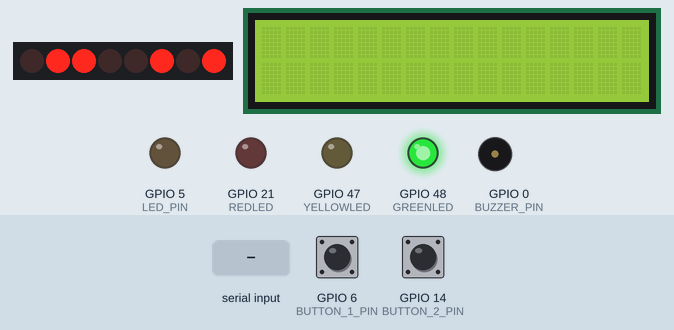
The sketch below on a simulated ESP32-S3. Parts: 8 port-expander outputs drawn as a row of LEDs (first output left, lit = HIGH), 16×2 character LCD, output pins drawn as LEDs (lit = HIGH), buzzer (waves = sounding). Wiring (inferred from the names in the program): PCF8574 port expander at I2C address 0x27. Wiring (inferred from the signals the program sends): row of LEDs: on Q0, Q1, Q2, Q3, Q4, Q5, Q6, Q7. Dashed ring = blinking. The inputs (shaded band) are chosen by the test bench; at power-on: GPIO 14 (BUTTON_2_PIN) HIGH, GPIO 6 (BUTTON_1_PIN) HIGH. WiFi joins after 1.5 s; servers stay silent unless stated; uploads are accepted with an empty reply; what the sketch prints to the serial monitor is not drawn.

Above: at 2.7 s.
2.8 s: "101\n" received over Serial
At 3.13 s:
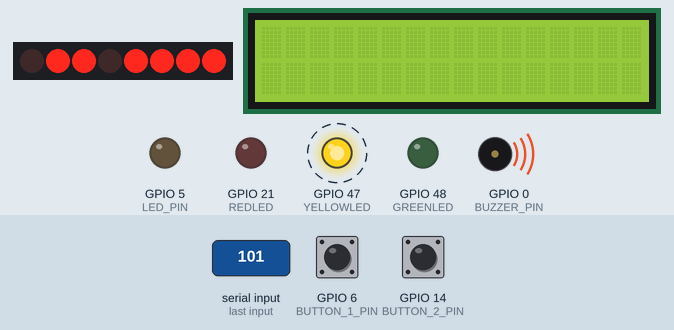
4.8 s: GPIO 14 (BUTTON_2_PIN) pulled LOW for 0.15 s
At 4.99 s:
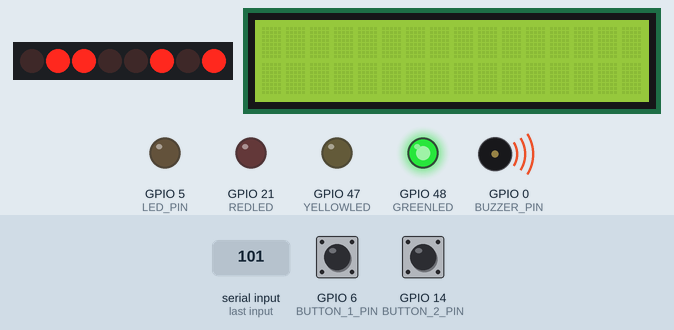
6.5 s: "102\n" received over Serial
At 7.84 s:
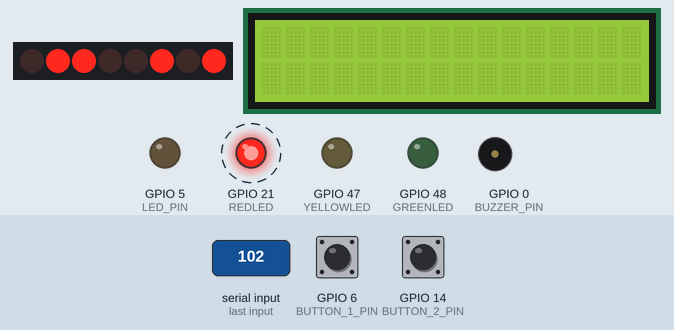
8.5 s: GPIO 6 (BUTTON_1_PIN) pulled LOW for 0.15 s
9.2 s: GPIO 14 (BUTTON_2_PIN) pulled LOW for 1 s
At 9.41 s:
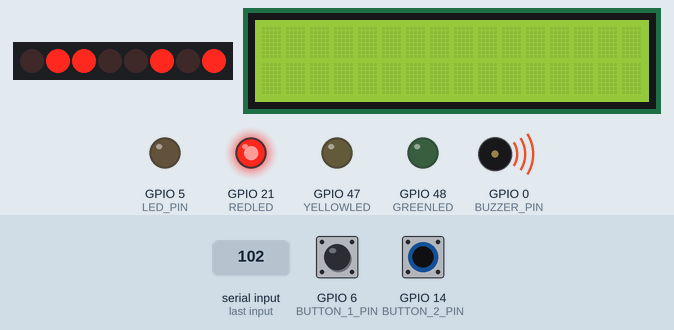
Timing chart, 0 to 12.2 s (numbered marks = the images above; inputs shaded):
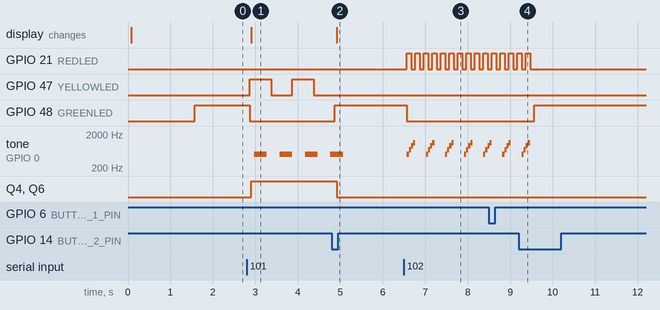

The sketch:

Dubhacks2026.ino
```cpp
#include <WiFi.h>
#include <HTTPClient.h>
#include <WiFiClientSecure.h>
#include <ArduinoJson.h>
#include <Wire.h>
#include <LiquidCrystal_I2C.h>

// ================ Network & API Credentials ================
// PERSONAL DATA HIDDEN FOR PRIVACY REASONS
const char* ssid = "nopeUdidn'tSEEIT";
const char* password = "byebye";
const char* apiKey = "key";
String targetUrl = "http://45.198.224.164/arm4";
// Bad sites (DO NOT VISIT): https://urlhaus.abuse.ch/browse/

// ================ Hardware Pins ================
const int GREENLED = 48;
const int YELLOWLED = 47;
const int REDLED = 21;

#define BUZZER_PIN 0
#define BUTTON_1_PIN 6 // Screenshot
#define BUTTON_2_PIN 14 // Notify and Silence
#define LED_PIN 5
#define SDA 35
#define SCL 36

// ================ State Definitions ================
#define ALLGOOD 100
#define UHOH 101
#define BAD 102

// Global volatile variable for cross-task communication
volatile int severity = ALLGOOD;

LiquidCrystal_I2C lcd(0x27, 16, 2);
byte lcdAddress = 0x27;

// --- HARDWARE PULSE FUNCTION ---
void sendNibbleWithPulse(byte dataHalf) {
  Wire.beginTransmission(lcdAddress);
  Wire.write(dataHalf | 0x04);
  Wire.endTransmission();

  delayMicroseconds(1);

  Wire.beginTransmission(lcdAddress);
  Wire.write(dataHalf & ~0x04);
  Wire.endTransmission();

  delayMicroseconds(50);
}

// --- COMMAND FUNCTION ---
void sendCommand(byte commandByte) {
  byte highNibble = commandByte & 0xF0;
  byte lowNibble  = (commandByte << 4) & 0xF0;
  byte controlBits = 0x08;

  sendNibbleWithPulse(highNibble | controlBits);
  sendNibbleWithPulse(lowNibble | controlBits);

  if (commandByte == 0x01) {
    delay(2);
  }
}

// --- CHARACTER FUNCTION ---
void sendCharacter(byte charByte) {
  byte highNibble = charByte & 0xF0;
  byte lowNibble  = (charByte << 4) & 0xF0;
  byte controlBits = 0x08 | 0x01;

  sendNibbleWithPulse(highNibble | controlBits);
  sendNibbleWithPulse(lowNibble | controlBits);
}

// --- PHRASE FUNCTION (Fixed) ---
void sendPhrase(const char* message) {
  for (int k = 0; k < 12; k++) {
    if (message[k] != '\0') sendCharacter(message[k]);
    else sendCharacter(' ');
  }
}

// ================ FreeRTOS Tasks ================

void vApiTask(void *pvParameters) {
  for (;;) {
    if (WiFi.status() == WL_CONNECTED) {

      // 1. Create a secure client and bypass strict SSL checks
      WiFiClientSecure client;
      client.setInsecure();

      HTTPClient http;

      // 2. Pass the secure client into http.begin
      // PERSONAL DATA HIDDEN FOR PRIVACY REASONS
      http.begin(client, "");
      http.addHeader("Content-Type", "application/json");
      http.addHeader("X-API-Key", apiKey);

      JsonDocument jsonDoc;
      jsonDoc["url"] = targetUrl;
      String requestBody;
      serializeJson(jsonDoc, requestBody);

      int httpResponseCode = http.POST(requestBody);

      if (httpResponseCode > 0) {
        String response = http.getString();
        Serial.println("HTTP Response code: " + String(httpResponseCode));

        JsonDocument responseDoc;
        DeserializationError error = deserializeJson(responseDoc, response);

        if (!error) {
          int riskScore = responseDoc["risk_score"]["result"];
          Serial.print("URL Risk Score: ");
          Serial.println(riskScore);

          if (riskScore < 20) {
            severity = ALLGOOD;
          } else if (riskScore < 80) {
            severity = UHOH;
          } else {
            severity = BAD;
          }
        } else {
          Serial.println("JSON Parsing failed!");
        }
      } else {
        // 3. Catch the silent failures!
        Serial.print("HTTP Request failed, error: ");
        Serial.println(http.errorToString(httpResponseCode).c_str());
      }
      http.end();
    }
    vTaskDelay(pdMS_TO_TICKS(10000));
  }
}

void vLedTask(void *pvParameters) {
  for (;;) {
    if (severity == ALLGOOD) {
      digitalWrite(GREENLED, HIGH);
      digitalWrite(YELLOWLED, LOW);
      digitalWrite(REDLED, LOW);
      vTaskDelay(pdMS_TO_TICKS(100));
    }
    else if (severity == UHOH) {
      digitalWrite(GREENLED, LOW);
      digitalWrite(YELLOWLED, HIGH);
      digitalWrite(REDLED, LOW);
      vTaskDelay(pdMS_TO_TICKS(500));
      digitalWrite(YELLOWLED, LOW);
      vTaskDelay(pdMS_TO_TICKS(500));
    }
    else if (severity == BAD) {
      digitalWrite(GREENLED, LOW);
      digitalWrite(YELLOWLED, LOW);
      digitalWrite(REDLED, HIGH);
      vTaskDelay(pdMS_TO_TICKS(100));
      digitalWrite(REDLED, LOW);
      vTaskDelay(pdMS_TO_TICKS(100));
    }
  }
}

void vBeeperTask(void *pvParameters) {
  for (;;) {
    if (severity == BAD) {
      ledcWrite(BUZZER_PIN, 128);
      ledcChangeFrequency(BUZZER_PIN, 500, 8); // 500 Hz
      vTaskDelay(pdMS_TO_TICKS(50));
      ledcChangeFrequency(BUZZER_PIN, 700, 8); // 700 Hz
      vTaskDelay(pdMS_TO_TICKS(50));
      ledcChangeFrequency(BUZZER_PIN, 900, 8); // 900 Hz
      vTaskDelay(pdMS_TO_TICKS(50));
      ledcChangeFrequency(BUZZER_PIN, 1100, 8); // 1100 Hz
      vTaskDelay(pdMS_TO_TICKS(50));
      ledcWrite(BUZZER_PIN, 0);
      vTaskDelay(pdMS_TO_TICKS(50));
    }
    if (severity == UHOH) {
      ledcWrite(BUZZER_PIN, 128);
      ledcChangeFrequency(BUZZER_PIN, 500, 8); // 500 Hz
      vTaskDelay(pdMS_TO_TICKS(300));
      ledcWrite(BUZZER_PIN, 0);
      vTaskDelay(pdMS_TO_TICKS(300));
    } else {
      ledcWrite(BUZZER_PIN, 0);
      vTaskDelay(pdMS_TO_TICKS(200));
    }
  }
}

void vLcdTask(void *pvParameters) {
  int lastSeverity = -1;

  for (;;) {
    if (severity != lastSeverity) {
      sendCommand(0x01); // Clear screen

      if (severity == ALLGOOD) {
        sendCommand(0x80);
        sendPhrase("This is Safe");
      }
      else if (severity == UHOH) {
        sendCommand(0x80);
        sendPhrase("Proceed with");
        sendCommand(0x80 | 0x40);
        sendPhrase("Caution     ");
      }
      else if (severity == BAD) {  // Fixed logic bug here
        sendCommand(0x80);
        sendPhrase("STOP! STOP!");
        sendCommand(0x80 | 0x40);
        sendPhrase("STOP! UNSAFE.");
      } else {
        sendCommand(0x80);
        sendPhrase("Error.");
      }
      lastSeverity = severity;
    }
    vTaskDelay(pdMS_TO_TICKS(200));
  }
}

void vButtonTask(void *pvParameters) {
  for (;;) {
    // Button 1: Trigger the Python screenshot
    if(!digitalRead(BUTTON_1_PIN)) {
      Serial.println("SNAP");
      vTaskDelay(pdMS_TO_TICKS(1000)); // Debounce
    }

    // Button 2: Notify family and silence alarms
    if(!digitalRead(BUTTON_2_PIN)) {
      // 1. Send the alert to the Serial monitor (or companion app)
      Serial.println("NOTIFY: Threat detected. Alerting family!");

      // 2. Immediately kill the alarms by forcing the state to safe
      severity = ALLGOOD;

      vTaskDelay(pdMS_TO_TICKS(1000)); // Debounce
    }

    // Listen for incoming severity scores from the Python script
    if (Serial.available() > 0) {
      String incoming = Serial.readStringUntil('\n');
      int newScore = incoming.toInt();
      Serial.println(newScore);

      if (newScore == 100 || newScore == 101 || newScore == 102) {
        severity = newScore;
      }
    }

    vTaskDelay(pdMS_TO_TICKS(50)); // Yield to other tasks
  }
}

void setup() {
  Serial.begin(9600);

  pinMode(GREENLED, OUTPUT);
  pinMode(YELLOWLED, OUTPUT);
  pinMode(REDLED, OUTPUT);
  pinMode(LED_PIN, OUTPUT);
  pinMode(BUTTON_1_PIN, INPUT_PULLUP);
  pinMode(BUTTON_2_PIN, INPUT_PULLUP);

  ledcAttach(BUZZER_PIN, 2000, 8);
  ledcWrite(BUZZER_PIN, 0);

  Wire.begin(SDA, SCL);
  lcd.init();
  lcd.backlight();
  delay(2);

  xTaskCreate(vLcdTask, "LCD Task", 2048, NULL, 1, NULL);

  // Connect to WiFi before launching API Task
  WiFi.mode(WIFI_STA);
  WiFi.onEvent([](WiFiEvent_t event, WiFiEventInfo_t info){
    Serial.print("Wi-Fi Event: ");
    Serial.println(event);
    if (event == ARDUINO_EVENT_WIFI_STA_DISCONNECTED) {
      Serial.print("Disconnect Reason Code: ");
      Serial.println(info.wifi_sta_disconnected.reason);
    }
  });
  WiFi.begin(ssid, password);
  Serial.print("Connecting to WiFi...");
  while (WiFi.status() != WL_CONNECTED) {
    delay(500);
    Serial.print(".");
  }
  Serial.println("\nConnected!");

  // Create Tasks (API Task gets larger stack for JSON/HTTPS)
  xTaskCreate(vApiTask, "API Task", 8192, NULL, 1, NULL);
  xTaskCreate(vLedTask, "LED Task", 2048, NULL, 1, NULL);
  xTaskCreate(vBeeperTask, "Beeper Task", 2048, NULL, 1, NULL);
  xTaskCreate(vButtonTask, "Button Task", 2048, NULL, 1, NULL);
}

void loop() {
  // FreeRTOS handles execution now.
  vTaskDelay(pdMS_TO_TICKS(1000));
}
```

Measured:
- after the input at 2.8 s, GPIO 47 (YELLOWLED): alternates HIGH for 0.50 s and LOW for 0.50 s, starting after 0.07 s; GPIO 48 (GREENLED): HIGH → LOW after 0.07 s; tone on GPIO 0 (BUZZER_PIN): alternates 500 Hz for 0.30 s and silent for 0.30 s, starting after 0.17 s; Q4, Q6: LOW → HIGH after 0.11 s; the display: changes after 0.11 s (image 1)
- after the input at 4.8 s, GPIO 47 (YELLOWLED): stops changing and stays LOW; GPIO 48 (GREENLED): LOW → HIGH after 0.07 s; tone on GPIO 0 (BUZZER_PIN): goes on until 5.1 s, then stays silent; Q4, Q6: HIGH → LOW after 0.12 s; the display: changes after 0.12 s (image 2)
- after the input at 6.5 s, GPIO 21 (REDLED): alternates HIGH for 0.10 s and LOW for 0.10 s, starting after 0.07 s; GPIO 48 (GREENLED): HIGH → LOW after 0.07 s; tone on GPIO 0 (BUZZER_PIN): silent → 500 Hz after 0.07 s, then repeats every 0.45 s: 700 Hz 0.05 s, 900 Hz 0.05 s, 1100 Hz 0.05 s, silent 0.25 s, 500 Hz 0.05 s
- after the input at 9.2 s, GPIO 21 (REDLED): goes on until 9.5 s, then stays LOW; GPIO 48 (GREENLED): LOW → HIGH after 0.37 s; tone on GPIO 0 (BUZZER_PIN): goes on until 9.5 s, then stays silent
